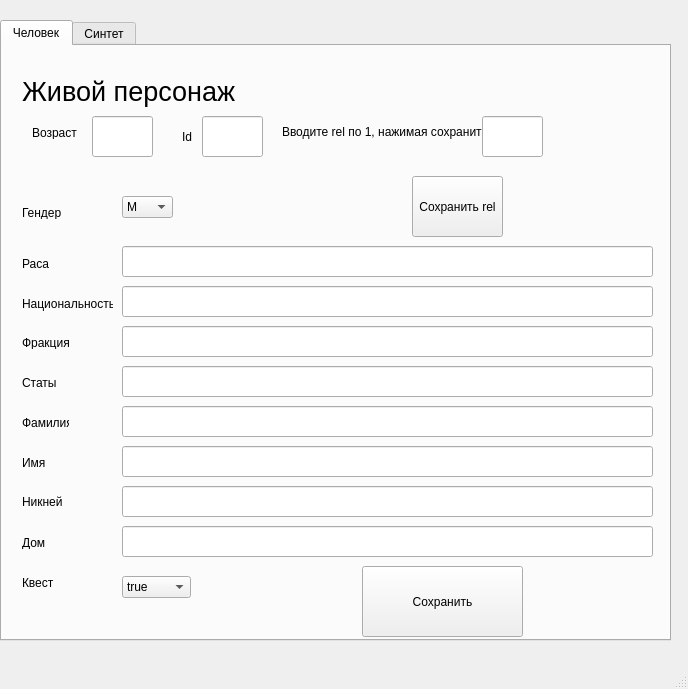
<?xml version="1.0" encoding="UTF-8"?>
<ui version="4.0">
 <class>MainWindow</class>
 <widget class="QMainWindow" name="MainWindow">
  <property name="geometry">
   <rect>
    <x>0</x>
    <y>0</y>
    <width>688</width>
    <height>689</height>
   </rect>
  </property>
  <property name="windowTitle">
   <string>MainWindow</string>
  </property>
  <widget class="QWidget" name="centralwidget">
   <widget class="QTabWidget" name="Chars">
    <property name="geometry">
     <rect>
      <x>0</x>
      <y>20</y>
      <width>671</width>
      <height>621</height>
     </rect>
    </property>
    <property name="currentIndex">
     <number>0</number>
    </property>
    <widget class="QWidget" name="Human">
     <attribute name="title">
      <string>Человек</string>
     </attribute>
     <widget class="QComboBox" name="comboQuest">
      <property name="geometry">
       <rect>
        <x>120</x>
        <y>530</y>
        <width>69</width>
        <height>22</height>
       </rect>
      </property>
      <item>
       <property name="text">
        <string>true</string>
       </property>
      </item>
      <item>
       <property name="text">
        <string>false</string>
       </property>
      </item>
     </widget>
     <widget class="QLineEdit" name="age">
      <property name="geometry">
       <rect>
        <x>90</x>
        <y>70</y>
        <width>61</width>
        <height>41</height>
       </rect>
      </property>
      <property name="text">
       <string/>
      </property>
     </widget>
     <widget class="QLineEdit" name="nationality">
      <property name="geometry">
       <rect>
        <x>120</x>
        <y>240</y>
        <width>531</width>
        <height>31</height>
       </rect>
      </property>
     </widget>
     <widget class="QLabel" name="Id">
      <property name="geometry">
       <rect>
        <x>180</x>
        <y>80</y>
        <width>21</width>
        <height>21</height>
       </rect>
      </property>
      <property name="text">
       <string>Id</string>
      </property>
     </widget>
     <widget class="QLabel" name="label_nikname">
      <property name="geometry">
       <rect>
        <x>20</x>
        <y>440</y>
        <width>41</width>
        <height>31</height>
       </rect>
      </property>
      <property name="text">
       <string>Никнейм</string>
      </property>
     </widget>
     <widget class="QLineEdit" name="race">
      <property name="geometry">
       <rect>
        <x>120</x>
        <y>200</y>
        <width>531</width>
        <height>31</height>
       </rect>
      </property>
     </widget>
     <widget class="QLabel" name="label_gender">
      <property name="geometry">
       <rect>
        <x>20</x>
        <y>160</y>
        <width>47</width>
        <height>13</height>
       </rect>
      </property>
      <property name="text">
       <string>Гендер</string>
      </property>
     </widget>
     <widget class="QLabel" name="Age">
      <property name="geometry">
       <rect>
        <x>30</x>
        <y>80</y>
        <width>47</width>
        <height>13</height>
       </rect>
      </property>
      <property name="text">
       <string>Возраст</string>
      </property>
     </widget>
     <widget class="QLabel" name="label_adress">
      <property name="geometry">
       <rect>
        <x>20</x>
        <y>490</y>
        <width>47</width>
        <height>13</height>
       </rect>
      </property>
      <property name="text">
       <string>Дом</string>
      </property>
     </widget>
     <widget class="QLabel" name="label_name">
      <property name="geometry">
       <rect>
        <x>20</x>
        <y>410</y>
        <width>47</width>
        <height>13</height>
       </rect>
      </property>
      <property name="text">
       <string>Имя</string>
      </property>
     </widget>
     <widget class="QLabel" name="label_nationality">
      <property name="geometry">
       <rect>
        <x>20</x>
        <y>250</y>
        <width>91</width>
        <height>16</height>
       </rect>
      </property>
      <property name="text">
       <string>Национальность</string>
      </property>
     </widget>
     <widget class="QLabel" name="label_stats">
      <property name="geometry">
       <rect>
        <x>20</x>
        <y>330</y>
        <width>47</width>
        <height>13</height>
       </rect>
      </property>
      <property name="text">
       <string>Статы</string>
      </property>
     </widget>
     <widget class="QLineEdit" name="surname">
      <property name="geometry">
       <rect>
        <x>120</x>
        <y>360</y>
        <width>531</width>
        <height>31</height>
       </rect>
      </property>
     </widget>
     <widget class="QLineEdit" name="stats">
      <property name="geometry">
       <rect>
        <x>120</x>
        <y>320</y>
        <width>531</width>
        <height>31</height>
       </rect>
      </property>
     </widget>
     <widget class="QLabel" name="label_fraction">
      <property name="geometry">
       <rect>
        <x>20</x>
        <y>290</y>
        <width>47</width>
        <height>13</height>
       </rect>
      </property>
      <property name="text">
       <string>Фракция</string>
      </property>
     </widget>
     <widget class="QComboBox" name="comboGenger">
      <property name="geometry">
       <rect>
        <x>120</x>
        <y>150</y>
        <width>51</width>
        <height>22</height>
       </rect>
      </property>
      <item>
       <property name="text">
        <string>М</string>
       </property>
      </item>
      <item>
       <property name="text">
        <string>Ж</string>
       </property>
      </item>
     </widget>
     <widget class="QLineEdit" name="id">
      <property name="geometry">
       <rect>
        <x>200</x>
        <y>70</y>
        <width>61</width>
        <height>41</height>
       </rect>
      </property>
      <property name="text">
       <string/>
      </property>
     </widget>
     <widget class="QLabel" name="label_surname">
      <property name="geometry">
       <rect>
        <x>20</x>
        <y>370</y>
        <width>47</width>
        <height>13</height>
       </rect>
      </property>
      <property name="text">
       <string>Фамилия</string>
      </property>
     </widget>
     <widget class="QLineEdit" name="adress">
      <property name="geometry">
       <rect>
        <x>120</x>
        <y>480</y>
        <width>531</width>
        <height>31</height>
       </rect>
      </property>
     </widget>
     <widget class="QLineEdit" name="fraction">
      <property name="geometry">
       <rect>
        <x>120</x>
        <y>280</y>
        <width>531</width>
        <height>31</height>
       </rect>
      </property>
     </widget>
     <widget class="QPushButton" name="save_all">
      <property name="geometry">
       <rect>
        <x>360</x>
        <y>520</y>
        <width>161</width>
        <height>71</height>
       </rect>
      </property>
      <property name="text">
       <string>Сохранить</string>
      </property>
     </widget>
     <widget class="QLabel" name="Rel_1">
      <property name="geometry">
       <rect>
        <x>280</x>
        <y>70</y>
        <width>231</width>
        <height>31</height>
       </rect>
      </property>
      <property name="text">
       <string>Вводите rel по 1, нажимая сохранить</string>
      </property>
     </widget>
     <widget class="QLineEdit" name="nikname">
      <property name="geometry">
       <rect>
        <x>120</x>
        <y>440</y>
        <width>531</width>
        <height>31</height>
       </rect>
      </property>
     </widget>
     <widget class="QLineEdit" name="rel">
      <property name="geometry">
       <rect>
        <x>480</x>
        <y>70</y>
        <width>61</width>
        <height>41</height>
       </rect>
      </property>
     </widget>
     <widget class="QLineEdit" name="name">
      <property name="geometry">
       <rect>
        <x>120</x>
        <y>400</y>
        <width>531</width>
        <height>31</height>
       </rect>
      </property>
     </widget>
     <widget class="QLabel" name="CharLabel">
      <property name="geometry">
       <rect>
        <x>20</x>
        <y>20</y>
        <width>221</width>
        <height>51</height>
       </rect>
      </property>
      <property name="font">
       <font>
        <pointsize>20</pointsize>
       </font>
      </property>
      <property name="text">
       <string>Живой персонаж</string>
      </property>
     </widget>
     <widget class="QLabel" name="label_quest">
      <property name="geometry">
       <rect>
        <x>20</x>
        <y>530</y>
        <width>47</width>
        <height>13</height>
       </rect>
      </property>
      <property name="text">
       <string>Квест</string>
      </property>
     </widget>
     <widget class="QLabel" name="label_race">
      <property name="geometry">
       <rect>
        <x>20</x>
        <y>210</y>
        <width>41</width>
        <height>16</height>
       </rect>
      </property>
      <property name="text">
       <string>Раса</string>
      </property>
     </widget>
     <widget class="QPushButton" name="save_rel">
      <property name="geometry">
       <rect>
        <x>410</x>
        <y>130</y>
        <width>91</width>
        <height>61</height>
       </rect>
      </property>
      <property name="text">
       <string>Сохранить rel</string>
      </property>
     </widget>
    </widget>
    <widget class="QWidget" name="Robot">
     <attribute name="title">
      <string>Синтет</string>
     </attribute>
     <widget class="QLabel" name="RobotLabel">
      <property name="geometry">
       <rect>
        <x>30</x>
        <y>20</y>
        <width>211</width>
        <height>31</height>
       </rect>
      </property>
      <property name="font">
       <font>
        <pointsize>20</pointsize>
       </font>
      </property>
      <property name="text">
       <string>Синтет</string>
      </property>
     </widget>
     <widget class="QLabel" name="label_fraction_robot">
      <property name="geometry">
       <rect>
        <x>20</x>
        <y>130</y>
        <width>47</width>
        <height>13</height>
       </rect>
      </property>
      <property name="text">
       <string>Фракция</string>
      </property>
     </widget>
     <widget class="QLabel" name="label_model_robot">
      <property name="geometry">
       <rect>
        <x>20</x>
        <y>90</y>
        <width>51</width>
        <height>20</height>
       </rect>
      </property>
      <property name="text">
       <string>Модель</string>
      </property>
     </widget>
     <widget class="QLabel" name="label_nikname_robot">
      <property name="geometry">
       <rect>
        <x>20</x>
        <y>160</y>
        <width>51</width>
        <height>31</height>
       </rect>
      </property>
      <property name="text">
       <string>Никнейм</string>
      </property>
     </widget>
     <widget class="QLabel" name="label_stats_robot">
      <property name="geometry">
       <rect>
        <x>20</x>
        <y>210</y>
        <width>47</width>
        <height>13</height>
       </rect>
      </property>
      <property name="text">
       <string>Статы</string>
      </property>
     </widget>
     <widget class="QLabel" name="label_quest_robot">
      <property name="geometry">
       <rect>
        <x>20</x>
        <y>250</y>
        <width>47</width>
        <height>13</height>
       </rect>
      </property>
      <property name="text">
       <string>Квест</string>
      </property>
     </widget>
     <widget class="QLineEdit" name="model_robot">
      <property name="geometry">
       <rect>
        <x>80</x>
        <y>80</y>
        <width>531</width>
        <height>31</height>
       </rect>
      </property>
     </widget>
     <widget class="QComboBox" name="comboQuest_robot">
      <property name="geometry">
       <rect>
        <x>80</x>
        <y>240</y>
        <width>69</width>
        <height>22</height>
       </rect>
      </property>
      <item>
       <property name="text">
        <string>true</string>
       </property>
      </item>
      <item>
       <property name="text">
        <string>false</string>
       </property>
      </item>
     </widget>
     <widget class="QLineEdit" name="nikname_robot">
      <property name="geometry">
       <rect>
        <x>80</x>
        <y>160</y>
        <width>531</width>
        <height>31</height>
       </rect>
      </property>
     </widget>
     <widget class="QLineEdit" name="stats_robot">
      <property name="geometry">
       <rect>
        <x>80</x>
        <y>200</y>
        <width>531</width>
        <height>31</height>
       </rect>
      </property>
     </widget>
     <widget class="QLineEdit" name="fraction_robot">
      <property name="geometry">
       <rect>
        <x>80</x>
        <y>120</y>
        <width>531</width>
        <height>31</height>
       </rect>
      </property>
     </widget>
     <widget class="QPushButton" name="save_all_robot">
      <property name="geometry">
       <rect>
        <x>230</x>
        <y>250</y>
        <width>161</width>
        <height>71</height>
       </rect>
      </property>
      <property name="text">
       <string>Сохранить</string>
      </property>
     </widget>
    </widget>
   </widget>
  </widget>
  <widget class="QMenuBar" name="menubar">
   <property name="geometry">
    <rect>
     <x>0</x>
     <y>0</y>
     <width>688</width>
     <height>21</height>
    </rect>
   </property>
  </widget>
  <widget class="QStatusBar" name="statusbar"/>
 </widget>
 <resources/>
 <connections/>
</ui>
